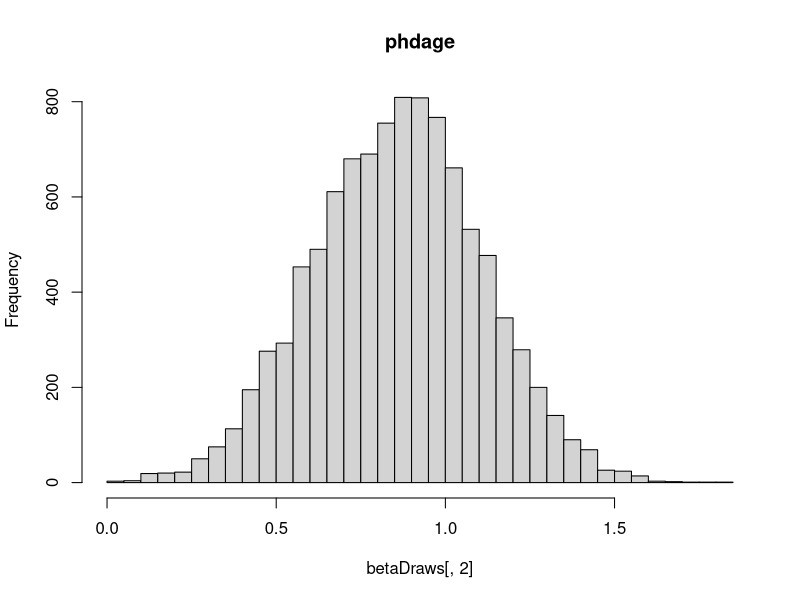
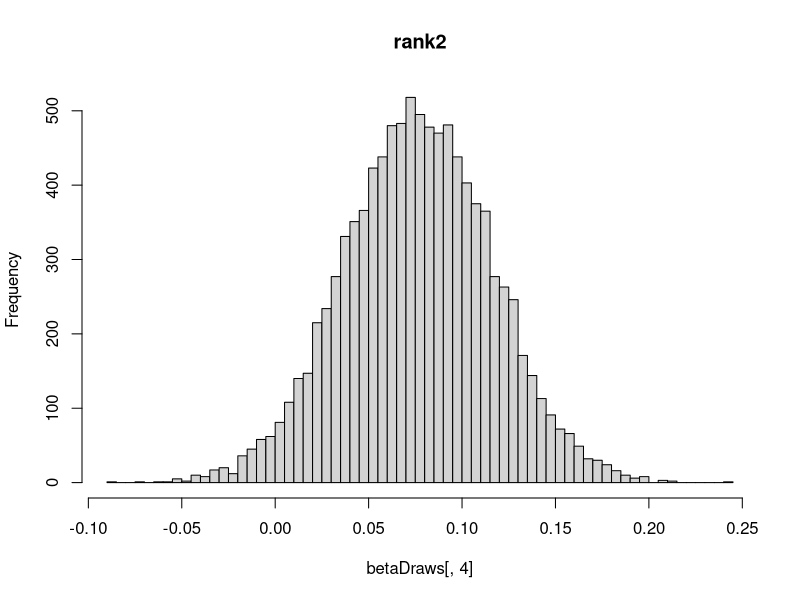
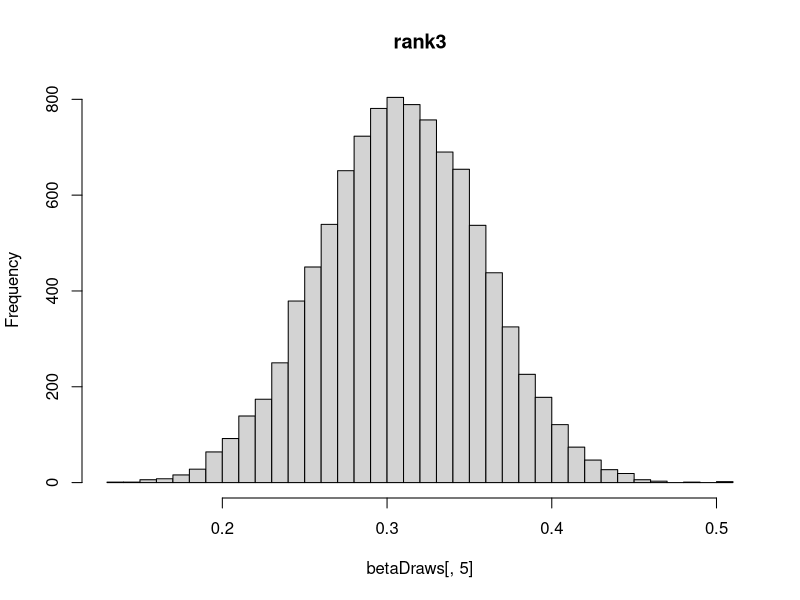
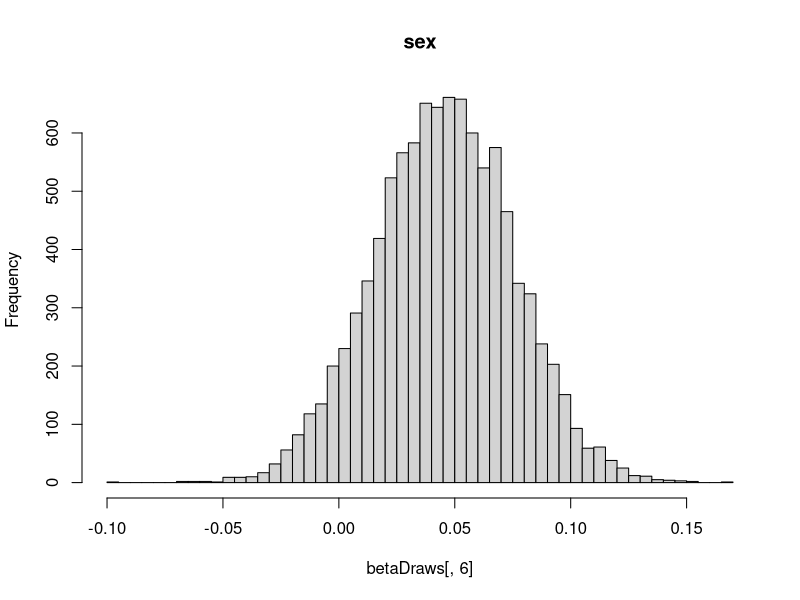

Here is the R script that generated these plots, in order:
# install package where the data is
install.packages("carData")
library(carData)
library(mvtnorm)

# Load the data and set up covariate matrix X
data(Salaries)
head(Salaries)
attach(Salaries)
phdage = yrs.since.phd / max(yrs.since.phd)
phdagesqr = phdage^2
rank2 = (rank == "AssocProf")
rank3 = (rank == "Prof")
discipline = (Salaries$discipline == "A")
intercept = rep(1,length(phdage))
X = cbind(intercept, phdage, phdagesqr, rank2, rank3, sex, discipline)
y = log(salary)
p = dim(X)[2]
head(X)

# Least squares/MLE estimate betaHat - to warm up
lmfit = lm(y ~ 0 + X) # 0 + since we already have the intercept in X
n = length(y)
k = dim(X)[2] # number of covariates, including the intercept
s2 = sum(lmfit$residuals^2)/(n-k) # residual variance estimate

XX = crossprod(X) # this does X'*X, i.e same as t(X)%*%X
betaHat = solve(XX) %*% t(X) %*% y
covBetaHat = s2*solve(XX)      # this is s2*(X'X)^-1, the frequentist covariance of betaHat
sqrt(diag(covBetaHat))         # standard errors of betaHat

# Prior beta
mu0 = c(log(70000), 2, -1.5, 0, 0, 0, 0)
kappa0 = 50# 397
I1 = (1/n)*XX      # This is the information from one, "typical" observation
Omega0 = kappa0*I1 # Prior is equivalent to kappa0 observations

# Prior sigma2
nu0 = 10
sigma20 = 0.3^2

# Posterior
Omegan = XX + Omega0
mun = solve(Omegan) %*% (XX %*% betaHat + Omega0 %*% mu0)
nun = nu0 + n
sigma2n = (nu0*sigma20 + crossprod(y) + crossprod(mu0, Omega0 %*% mu0)  - 
             crossprod(mun, Omegan %*% mun) )/nun
sigma2n = as.numeric(sigma2n)

# Simulate from posterior
rscaledinvchi2 <- function(n, nu, tau2){
  chi2 = rchisq(n, nu)
  return (nu*tau2/chi2)
}
nSim = 10000
sigma2Draws = rscaledinvchi2(nSim, nun, sigma2n)
betaDraws = matrix(rep(0, nSim*p), nSim, p)
invOmegan = solve(Omegan)
for (i in 1:nSim){
  betaDraws[i, ] = rmvnorm(1, mun, sigma2Draws[i]*invOmegan)
}

hist(betaDraws[,2], 50, main =  colnames(X)[2])
hist(betaDraws[,4], 50, main =  colnames(X)[4])
hist(betaDraws[,5], 50, main =  colnames(X)[5])
hist(betaDraws[,6], 50, main =  colnames(X)[6])
